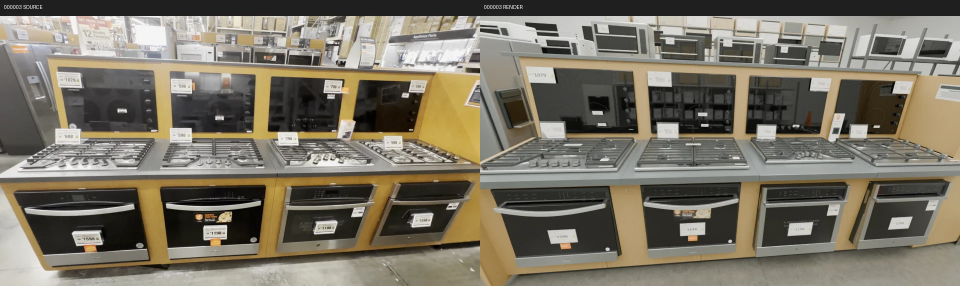
#> input picture docs/media/082fac1af326e3b8b167.webp, 1920 x 572 px (shown at 1/2 size)
$ python -i export_gallery.py   (imports and definitions only)
#> lines starting #> are read from the running program, lines starting #| are printed output that depends on the picture
#!/usr/bin/env python3
"""Export the gallery to docs/ without writing to the source application.

Only explicitly allowed display fields and recompressed images are published.
The local catalog, media map, and source paths stay in ignored .local/.
"""
from __future__ import annotations

import argparse
from concurrent.futures import ThreadPoolExecutor, as_completed
from datetime import datetime
import hashlib
import json
import math
from pathlib import Path
import re
from urllib.request import urlopen
from zoneinfo import ZoneInfo

from PIL import Image, ImageOps, ImageDraw

BASE = Path(__file__).resolve().parents[1]
LIMIT = 10
# [1 line that did not run here, left out]


# [5 lines left out: function read, not called in this run]


def save(path, value):
    path.parent.mkdir(parents=True, exist_ok=True)
    path.write_text(json.dumps(value, ensure_ascii=False, separators=(',', ':')) + '\n')


# [93 lines left out: functions uniform_indices, pose_selection, camera_poses, is_scene_view, not called in this run]


def comparisons(images):
    # Some source scenes expose several archived rounds together. Keep the
    # latest round so copies of one camera view do not consume the view budget.
    def round_key(image):
        for part in image['name'].split(' · ', 1)[-1].replace('\\', '/').split('/')[:-1]:
            match = re.fullmatch(r'round_(\d+)(?:_authorized_(\d+))?', part)
            if match:
                return int(match[1]), int(match[2] or 0)
        return None

    latest = max((key for image in images if (key := round_key(image)) is not None), default=None)
    return [image for image in images if round_key(image) in (None, latest) and is_scene_view(image)]


# [150 lines left out: functions status_for, export_image, build_scene, main, not called in this run]


# [2 lines not run here, left out]

>>> import cv2
>>> picture = cv2.imread('../docs/media/082fac1af326e3b8b167.webp', cv2.IMREAD_GRAYSCALE)
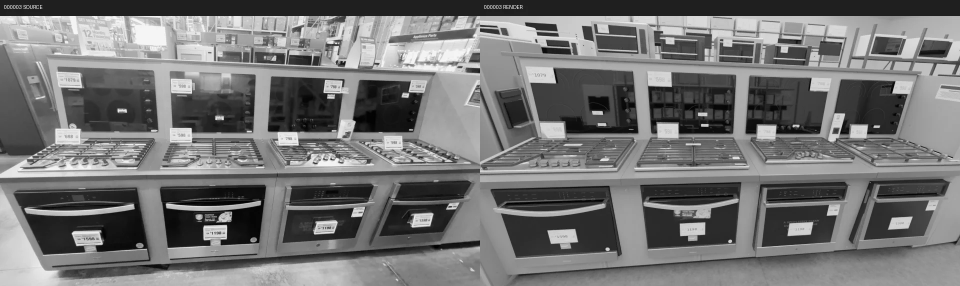
#> picture: shape (572, 1920) (shown at 1/2 size); min 0, max 255, mean 115.9
>>> result = comparisons(picture)
#> (the run stopped early here; a loop or call above may not have finished)

$ run again, on docs/media/10ab209e577e0cda678f-sm.webp
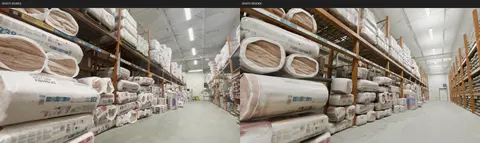
#> input picture docs/media/10ab209e577e0cda678f-sm.webp, 480 x 143 px
#> `picture = cv2.imread('../docs/media/082fac1af326e3b8b167.webp', cv2.IM..`:
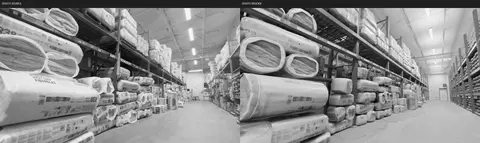
#> picture: shape (143, 480); min 1, max 255, mean 140.9

$ run again, on docs/media/10c833520ac143d20fcb-sm.webp
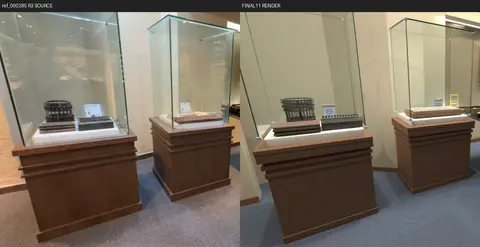
#> input picture docs/media/10c833520ac143d20fcb-sm.webp, 480 x 247 px
#> `picture = cv2.imread('../docs/media/082fac1af326e3b8b167.webp', cv2.IM..`:
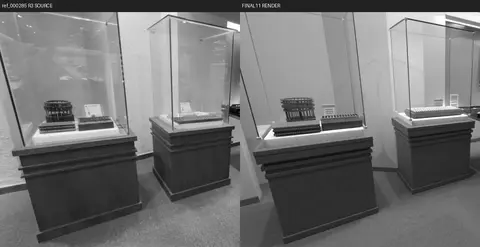
#> picture: shape (247, 480); min 1, max 255, mean 114.2

$ run again, on docs/media/11c64b629bd31c487dbb.webp
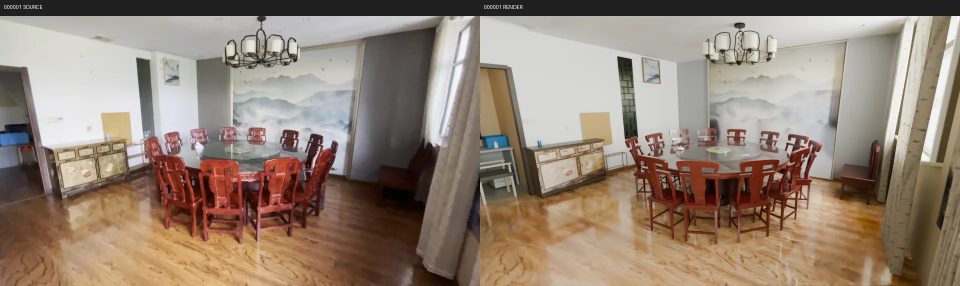
#> input picture docs/media/11c64b629bd31c487dbb.webp, 1920 x 572 px (shown at 1/2 size)
#> `picture = cv2.imread('../docs/media/082fac1af326e3b8b167.webp', cv2.IM..`:
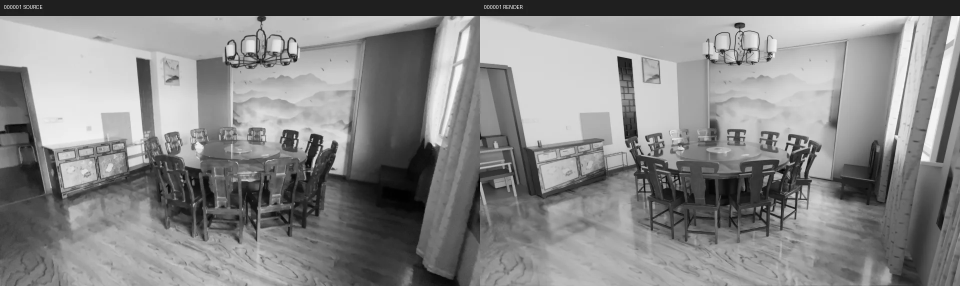
#> picture: shape (572, 1920) (shown at 1/2 size); min 1, max 255, mean 134.2
